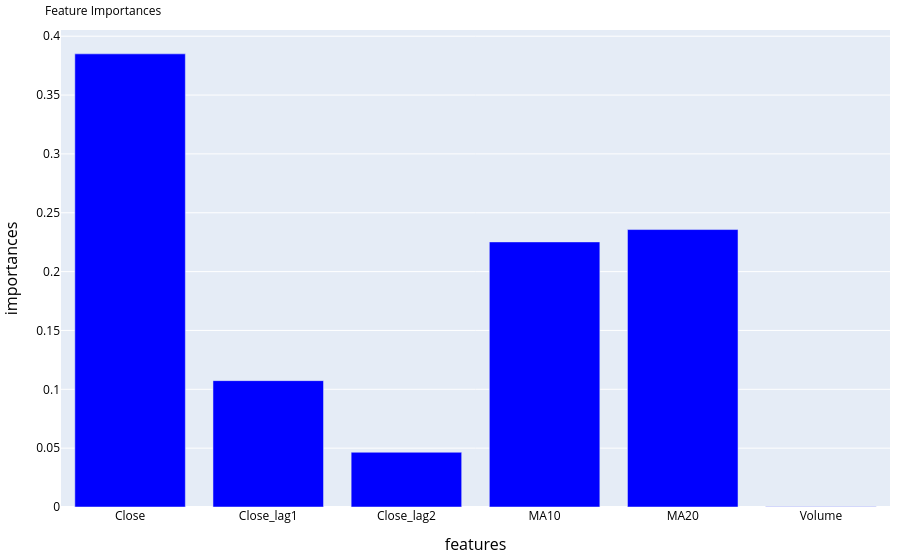

Source (notebook cell):
### Code cell
importances = model_rf.feature_importances_
features = X.columns
features_df = pd.DataFrame({
    'importances': importances,
    'features': features
})
fig_features = px.bar(
    features_df,
    x='features',
    y='importances',
    title='Feature Importances',
    color_discrete_sequence=['blue']
)
fig_features.update_layout(
    font=dict(color='black'),
    title=dict(font=title_font),
    xaxis=dict(title_font=axis_font),
    yaxis=dict(title_font=axis_font),
    margin=dict(l=10, r=10, t=30, b=10)
)
fig_features.show()
insight_text = """
<b>Feature Importance Analysis:</b><br>
• Shows the relative importance of each feature in the Random Forest model<br>
• Higher bars indicate features that contribute more to predictions<br>
• Helps in understanding which variables drive the model's decisions
"""
save_plot_as_html(fig_features, 'Feature_Importance', insight_text)

### Figure 1 — Plotly figure (JSON) as saved in the notebook; plotly's stock layout.template omitted (floating-point values rounded to 4 significant figures)
{"data": [{"hovertemplate": "features=%{x}<br>importances=%{y}<extra></extra>", "legendgroup": "", "marker": {"color": "blue", "pattern": {"shape": ""}}, "name": "", "orientation": "v", "showlegend": false, "textposition": "auto", "type": "bar", "x": ["Close", "Close_lag1", "Close_lag2", "MA10", "MA20", "Volume"], "xaxis": "x", "y": [0.385, 0.1074, 0.04651, 0.2252, 0.2357, 0.0001926], "yaxis": "y"}], "layout": {"barmode": "relative", "font": {"color": "black"}, "legend": {"tracegroupgap": 0}, "margin": {"b": 10, "l": 10, "r": 10, "t": 30}, "title": {"font": {"size": 12}, "text": "Feature Importances"}, "xaxis": {"anchor": "y", "domain": [0, 1], "title": {"font": {"size": 16}, "text": "features"}}, "yaxis": {"anchor": "x", "domain": [0, 1], "title": {"font": {"size": 16}, "text": "importances"}}}}
